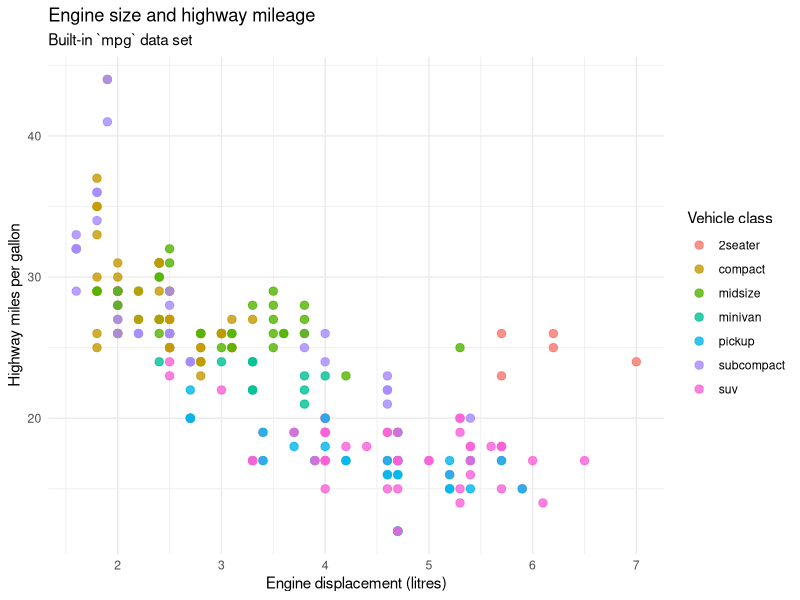

This chart was generated by the following R code:
## ---- chunk 1
#| label: setup
#| include: true
#| message: false

library(tidyverse)
## ---- chunk 2
ggplot(mpg, aes(x = displ, y = hwy, color = class)) +
  geom_point(size = 2.5, alpha = 0.8) +
  labs(
    title = "Engine size and highway mileage",
    subtitle = "Built-in `mpg` data set",
    x = "Engine displacement (litres)",
    y = "Highway miles per gallon",
    color = "Vehicle class"
  ) +
  theme_minimal()
